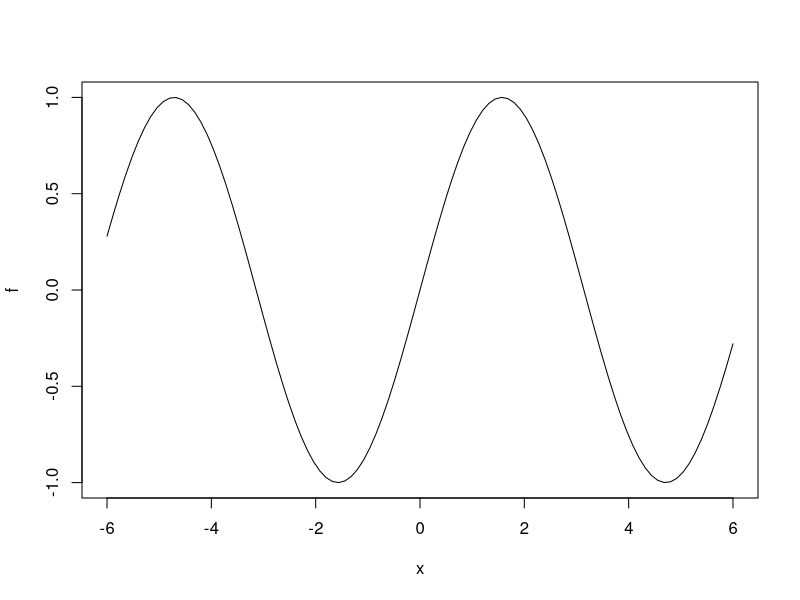

This figure's R source:

bisec <- function(f , a , b ){
  epsilon = 0.0001

  c<-(a+b)/2;
  while(f(c)!=0 && b-a> epsilon)
  {
   
    if(f(c)<0)
    {
      a<-c
    }
    else
    {
      b=c
    }
    {
      c<-(a+b)/2;
    }
  }
  
  if(abs(f(c) ) <= epsilon ){
    return(c)
  }
  else{
    stop('no hay una solucion en ese intervalo')
  }
}

f<-function(x){
  return ( sin(x) )
}

plot(f,-6,6)
x <- (bisec(f , -pi/2 , pi/2));
print(x)


